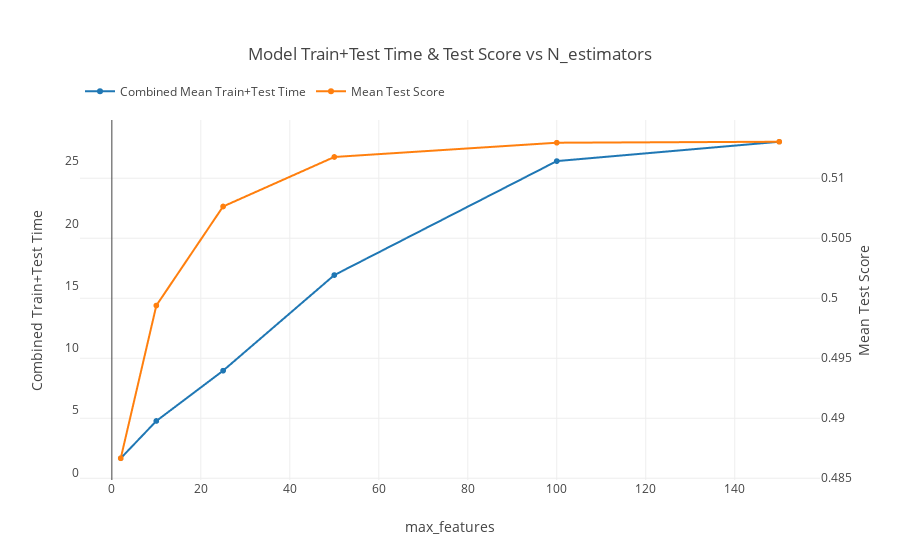

The cell this chart's notebook holds for it:
### Code cell
plot_cv(results, 'max_features')

### Figure 1 — Plotly figure (JSON) as saved in the notebook; plotly's stock layout.template omitted (floating-point values rounded to 4 significant figures)
{"data": [{"mode": "lines+markers", "name": "Combined Mean Train+Test Time", "type": "scattergl", "uid": "61a3746e-a667-11e9-b589-28c63f3df6d4", "x": [2, 10, 25, 50, 100, 150], "y": [1.131, 4.127, 8.167, 15.85, 25.01, 26.56]}, {"mode": "lines+markers", "name": "Mean Test Score", "type": "scattergl", "uid": "61a3746f-a667-11e9-aae3-28c63f3df6d4", "x": [2, 10, 25, 50, 100, 150], "y": [0.4867, 0.4994, 0.5076, 0.5118, 0.513, 0.513], "yaxis": "y2"}], "layout": {"legend": {"orientation": "h", "y": 1.12}, "margin": {"t": 120}, "title": "Model Train+Test Time & Test Score vs N_estimators", "xaxis": {"title": "max_features"}, "yaxis": {"title": "Combined Train+Test Time"}, "yaxis2": {"side": "right", "title": "Mean Test Score"}}}
